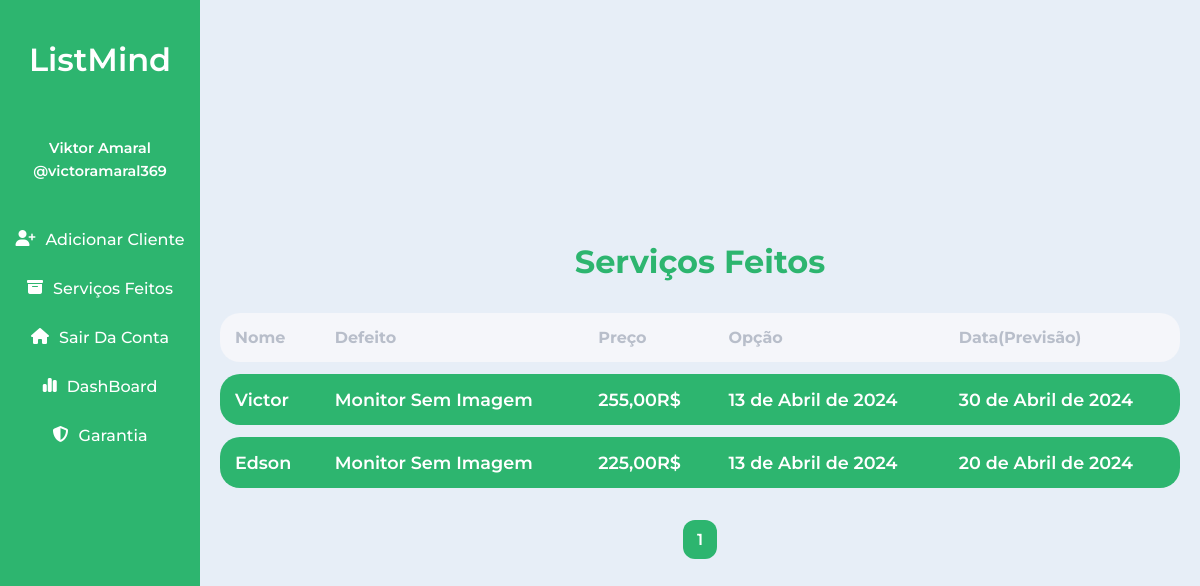
The app's page /archived (signed in) with its own data.
### appusers/models.py (models this page shows, shortened)
class Cliente(models.Model):
    choices = {
        ('0', 'Serviço'),
        ('1', 'Diagnóstico'),
        ('2', 'Compra'),
    }
    user = models.ForeignKey(User, on_delete=models.CASCADE)
    name = models.CharField(max_length=100)
    defect = models.TextField()
    option = models.CharField(max_length=11, choices=choices, default='0')
    date = models.DateField(auto_now_add=True)
    predicted_date = models.DateField(default='2006-02-22')
    predicted_price = models.DecimalField(max_digits=10, decimal_places=3)
    price = models.DecimalField(max_digits=10, decimal_places=2)
    service = models.TextField()
    part = models.TextField()
    status = models.BooleanField(default=False)

### appusers/views.py (the view)
# urls.py: path('archived', ViewArchived,name='archived'),
def ViewArchived(request):
    clientes = Cliente.objects.filter(status=True,user=request.user)
    paginator = Paginator(clientes, 5)
    page_number = request.GET.get('page')
    try:
        clientes = paginator.page(page_number)
    except PageNotAnInteger:
        clientes = paginator.page(1)
    except EmptyPage:
        clientes = paginator.page(paginator.num_pages)
    query = True
    return render(request, 'index2.html', {'clientes':clientes, 'query':query})

### templates/index2.html
{% extends 'index.html' %}
{% block content %}
    {% include 'usersarea.html' %}
{% endblock %}

### templates/table.html (shortened to what this page needs)
{% if query %}
<h1 style="color: #2db56f; padding: 20px;">Serviços Feitos</h1>
{% endif %}
<table>
    <thead>
        <tr>
            <th id="startd">Nome</th>
            <th>Defeito</th>
            <th>Preço</th>
            <th>Opção</th>
            <th id="starte">Data(Previsão)</th>
        </tr>
    </thead>
    <tbody>
    {% for cliente in clientes %}
        {% if cliente.status == True %}
            <tr oncontextmenu="Mudar('{{cliente.id}}','{{cliente.status}}', '{{cliente.name}}', '{{cliente.defect}}')" onclick="Document('{{cliente.id}}')">
                <td id="startd">{{ cliente.name }}</td>
                <td>{{ cliente.defect }}</td>
                <td>{{ cliente.price}}R$</td>
                <td>{{ cliente.date}}</td>
                <td id="starte">{{ cliente.predicted_date }}</td>
            </tr>
        {% endif %}
    {% endfor %}
    </tbody>
</table>

### static/css/style.css (style rules this page uses)
* { margin: 0px; padding: 0px; box-sizing: border-box; font-family: "Montserrat", sans-serif; }
table { padding: 0px 20px; width: 100%; text-align: left; border: none; border-collapse: separate; border-spacing: 0px 12px; }
th, td { padding: 15px; border: none; }
th { color: #b8beca; background-color: #f5f6fa; }
td { font-weight: 600; font-size: 1.1em; cursor: pointer; color: white; background-color: #2db56f; }
td#startd, th#startd { border-radius: 20px 0px 0px 20px; }
td#starte, th#starte { border-radius: 0px 20px 20px 0px; }

### records on screen
Cliente: name "Victor", defect "Monitor Sem Imagem", price "255,00", date "13 de Abril de 2024", predicted_date "30 de Abril de 2024"
Cliente: name "Edson", defect "Monitor Sem Imagem", price "225,00", date "13 de Abril de 2024", predicted_date "20 de Abril de 2024"

### other values on screen
{{ num }} "1"
